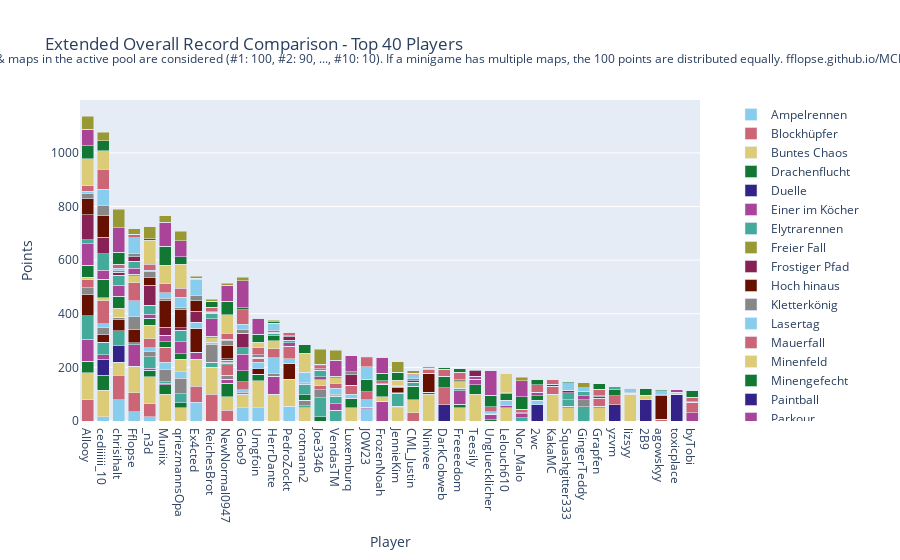

The cell this chart's notebook holds for it:
### Code cell
import plotly.graph_objects as go

# Sum all columns to get the total score
outDf['Total'] = outDf.sum(axis=1)

# Sort by total score and fill N/A values with 0
outDf = outDf.sort_values(by='Total', ascending=False).fillna(0)

# Crop to top 10 players
cropDf = outDf.head(40).copy()

# Drop the 'Total' column for plotting
cropDf = cropDf.drop(columns=['Total'])

# Create a color palette
color_palette = px.colors.qualitative.Safe

# Create the stacked bar plot
fig = go.Figure()

cropDf = remove_duplicate_columns(cropDf)

for column in cropDf.columns.difference(['Player']):
    fig.add_trace(go.Bar(
        x=cropDf.index,
        y=cropDf[column],
        name=column,
        marker_color=color_palette[len(fig.data) % len(color_palette)]
    ))

# Update layout
fig.update_layout(
    barmode='stack',
    title='Extended Overall Record Comparison - Top 40 Players',
    xaxis=dict(title='Player'),
    yaxis=dict(title='Points'),
    #height=800,
    #width=1000,
    legend=dict(
        x=1.05,
        y=0.5,
        traceorder='normal',
        font=dict(size=12),
        bgcolor='rgba(255, 255, 255, 0)',
        bordercolor='rgba(0, 0, 0, 0)'
    ),
    margin=dict(r=200),  # Adjust right margin to make room for the legend
    annotations=[
        dict(
            x=0.5,
            y=1.1635,
            xref='paper',
            yref='paper',
            text='Max 100 points per minigame. Records #1 through #10 of games & maps in the active pool are considered (#1: 100, #2: 90, ..., #10: 10). If a minigame has multiple maps, the 100 points are distributed equally. fflopse.github.io/MCP-Records/data-analysis/global-ranking.ipynb',
            showarrow=False,
            font=dict(size=12),
            xanchor='center'
        )
    ]
)

fig.show()

# save the plot as an html file

fig.write_html('out/ext_overall_record_comparison.html')

### Figure 1 — Plotly figure (JSON) as saved in the notebook; plotly's stock layout.template omitted (floating-point values rounded to 4 significant figures)
{"data": [{"marker": {"color": "rgb(136, 204, 238)"}, "name": "Ampelrennen", "type": "bar", "x": ["Allooy", "cediiiiii_10", "chrisihalt", "Fflopse", "_n3d", "Muniix", "qriezmannsOpa", "Ex4cted", "ReichesBrot", "NewNormal0947", "Gobo9", "Umgfoin", "HerrDante", "PedroZockt", "rotmann2", "Joe3346", "VendasTM", "Luxemburq", "JOW23", "FrozenNoah", "JennieKim", "CML_Justin", "Ninivee", "DarkCobweb", "Freeeedom", "Teesily", "Ungluecklicher", "Lelouch610", "Nor_Malo", "2wc", "KakaMC", "Squashgitter333", "GingerTeddy", "Grapfen", "yzvm", "lizsyy", "2B9", "agowskyy", "toxicplace", "byTobi"], "y": [0.0, 15.0, 80.0, 35.0, 15.0, 0.0, 0.0, 70.0, 0.0, 0.0, 50.0, 50.0, 0.0, 55.0, 0.0, 0.0, 0.0, 0.0, 45.0, 0.0, 0.0, 0.0, 0.0, 0.0, 0.0, 0.0, 0.0, 0.0, 0.0, 0.0, 0.0, 0.0, 0.0, 0.0, 0.0, 0.0, 0.0, 0.0, 0.0, 0.0]}, {"marker": {"color": "rgb(204, 102, 119)"}, "name": "Blockhüpfer", "type": "bar", "x": ["Allooy", "cediiiiii_10", "chrisihalt", "Fflopse", "_n3d", "Muniix", "qriezmannsOpa", "Ex4cted", "ReichesBrot", "NewNormal0947", "Gobo9", "Umgfoin", "HerrDante", "PedroZockt", "rotmann2", "Joe3346", "VendasTM", "Luxemburq", "JOW23", "FrozenNoah", "JennieKim", "CML_Justin", "Ninivee", "DarkCobweb", "Freeeedom", "Teesily", "Ungluecklicher", "Lelouch610", "Nor_Malo", "2wc", "KakaMC", "Squashgitter333", "GingerTeddy", "Grapfen", "yzvm", "lizsyy", "2B9", "agowskyy", "toxicplace", "byTobi"], "y": [80.0, 0.0, 90.0, 70.0, 50.0, 0.0, 0.0, 60.0, 100.0, 40.0, 0.0, 0.0, 0.0, 0.0, 0.0, 0.0, 0.0, 0.0, 0.0, 0.0, 0.0, 30.0, 0.0, 0.0, 0.0, 0.0, 0.0, 0.0, 0.0, 0.0, 0.0, 0.0, 0.0, 0.0, 0.0, 0.0, 0.0, 0.0, 0.0, 0.0]}, {"marker": {"color": "rgb(221, 204, 119)"}, "name": "Buntes Chaos", "type": "bar", "x": ["Allooy", "cediiiiii_10", "chrisihalt", "Fflopse", "_n3d", "Muniix", "qriezmannsOpa", "Ex4cted", "ReichesBrot", "NewNormal0947", "Gobo9", "Umgfoin", "HerrDante", "PedroZockt", "rotmann2", "Joe3346", "VendasTM", "Luxemburq", "JOW23", "FrozenNoah", "JennieKim", "CML_Justin", "Ninivee", "DarkCobweb", "Freeeedom", "Teesily", "Ungluecklicher", "Lelouch610", "Nor_Malo", "2wc", "KakaMC", "Squashgitter333", "GingerTeddy", "Grapfen", "yzvm", "lizsyy", "2B9", "agowskyy", "toxicplace", "byTobi"], "y": [100.0, 100.0, 50.0, 100.0, 100.0, 100.0, 50.0, 100.0, 100.0, 50.0, 50.0, 100.0, 100.0, 100.0, 50.0, 0.0, 0.0, 50.0, 0.0, 0.0, 50.0, 50.0, 100.0, 0.0, 50.0, 100.0, 0.0, 50.0, 0.0, 0.0, 100.0, 50.0, 0.0, 50.0, 0.0, 100.0, 0.0, 0.0, 0.0, 0.0]}, {"marker": {"color": "rgb(17, 119, 51)"}, "name": "Drachenflucht", "type": "bar", "x": ["Allooy", "cediiiiii_10", "chrisihalt", "Fflopse", "_n3d", "Muniix", "qriezmannsOpa", "Ex4cted", "ReichesBrot", "NewNormal0947", "Gobo9", "Umgfoin", "HerrDante", "PedroZockt", "rotmann2", "Joe3346", "VendasTM", "Luxemburq", "JOW23", "FrozenNoah", "JennieKim", "CML_Justin", "Ninivee", "DarkCobweb", "Freeeedom", "Teesily", "Ungluecklicher", "Lelouch610", "Nor_Malo", "2wc", "KakaMC", "Squashgitter333", "GingerTeddy", "Grapfen", "yzvm", "lizsyy", "2B9", "agowskyy", "toxicplace", "byTobi"], "y": [42.5, 55.0, 0.0, 0.0, 25.0, 35.0, 17.5, 0.0, 0.0, 50.0, 0.0, 25.0, 0.0, 0.0, 0.0, 15.0, 0.0, 35.0, 0.0, 0.0, 0.0, 50.0, 7.5, 0.0, 12.5, 35.0, 5.0, 0.0, 0.0, 0.0, 0.0, 5.0, 0.0, 5.0, 0.0, 0.0, 0.0, 0.0, 0.0, 0.0]}, {"marker": {"color": "rgb(51, 34, 136)"}, "name": "Duelle", "type": "bar", "x": ["Allooy", "cediiiiii_10", "chrisihalt", "Fflopse", "_n3d", "Muniix", "qriezmannsOpa", "Ex4cted", "ReichesBrot", "NewNormal0947", "Gobo9", "Umgfoin", "HerrDante", "PedroZockt", "rotmann2", "Joe3346", "VendasTM", "Luxemburq", "JOW23", "FrozenNoah", "JennieKim", "CML_Justin", "Ninivee", "DarkCobweb", "Freeeedom", "Teesily", "Ungluecklicher", "Lelouch610", "Nor_Malo", "2wc", "KakaMC", "Squashgitter333", "GingerTeddy", "Grapfen", "yzvm", "lizsyy", "2B9", "agowskyy", "toxicplace", "byTobi"], "y": [0.0, 60.0, 60.0, 0.0, 0.0, 0.0, 0.0, 0.0, 0.0, 0.0, 0.0, 0.0, 0.0, 0.0, 0.0, 0.0, 0.0, 0.0, 0.0, 0.0, 0.0, 0.0, 0.0, 60.0, 0.0, 0.0, 0.0, 0.0, 0.0, 60.0, 0.0, 0.0, 0.0, 0.0, 60.0, 0.0, 80.0, 0.0, 100.0, 0.0]}, {"marker": {"color": "rgb(170, 68, 153)"}, "name": "Einer im Köcher", "type": "bar", "x": ["Allooy", "cediiiiii_10", "chrisihalt", "Fflopse", "_n3d", "Muniix", "qriezmannsOpa", "Ex4cted", "ReichesBrot", "NewNormal0947", "Gobo9", "Umgfoin", "HerrDante", "PedroZockt", "rotmann2", "Joe3346", "VendasTM", "Luxemburq", "JOW23", "FrozenNoah", "JennieKim", "CML_Justin", "Ninivee", "DarkCobweb", "Freeeedom", "Teesily", "Ungluecklicher", "Lelouch610", "Nor_Malo", "2wc", "KakaMC", "Squashgitter333", "GingerTeddy", "Grapfen", "yzvm", "lizsyy", "2B9", "agowskyy", "toxicplace", "byTobi"], "y": [83.33, 16.67, 0.0, 80.0, 6.667, 6.667, 0.0, 26.67, 0.0, 16.67, 0.0, 0.0, 66.67, 0.0, 0.0, 0.0, 0.0, 0.0, 6.667, 73.33, 0.0, 0.0, 0.0, 0.0, 50.0, 20.0, 20.0, 6.667, 0.0, 0.0, 0.0, 0.0, 0.0, 0.0, 0.0, 0.0, 0.0, 0.0, 0.0, 30.0]}, {"marker": {"color": "rgb(68, 170, 153)"}, "name": "Elytrarennen", "type": "bar", "x": ["Allooy", "cediiiiii_10", "chrisihalt", "Fflopse", "_n3d", "Muniix", "qriezmannsOpa", "Ex4cted", "ReichesBrot", "NewNormal0947", "Gobo9", "Umgfoin", "HerrDante", "PedroZockt", "rotmann2", "Joe3346", "VendasTM", "Luxemburq", "JOW23", "FrozenNoah", "JennieKim", "CML_Justin", "Ninivee", "DarkCobweb", "Freeeedom", "Teesily", "Ungluecklicher", "Lelouch610", "Nor_Malo", "2wc", "KakaMC", "Squashgitter333", "GingerTeddy", "Grapfen", "yzvm", "lizsyy", "2B9", "agowskyy", "toxicplace", "byTobi"], "y": [87.5, 47.5, 57.5, 7.5, 42.5, 5.0, 35.0, 0.0, 20.0, 0.0, 0.0, 0.0, 0.0, 0.0, 7.5, 72.5, 40.0, 0.0, 0.0, 0.0, 0.0, 15.0, 0.0, 0.0, 10.0, 0.0, 0.0, 0.0, 12.5, 0.0, 0.0, 25.0, 52.5, 0.0, 0.0, 0.0, 0.0, 0.0, 0.0, 0.0]}, {"marker": {"color": "rgb(153, 153, 51)"}, "name": "Freier Fall", "type": "bar", "x": ["Allooy", "cediiiiii_10", "chrisihalt", "Fflopse", "_n3d", "Muniix", "qriezmannsOpa", "Ex4cted", "ReichesBrot", "NewNormal0947", "Gobo9", "Umgfoin", "HerrDante", "PedroZockt", "rotmann2", "Joe3346", "VendasTM", "Luxemburq", "JOW23", "FrozenNoah", "JennieKim", "CML_Justin", "Ninivee", "DarkCobweb", "Freeeedom", "Teesily", "Ungluecklicher", "Lelouch610", "Nor_Malo", "2wc", "KakaMC", "Squashgitter333", "GingerTeddy", "Grapfen", "yzvm", "lizsyy", "2B9", "agowskyy", "toxicplace", "byTobi"], "y": [0.0, 0.0, 0.0, 0.0, 0.0, 0.0, 0.0, 0.0, 0.0, 0.0, 0.0, 0.0, 0.0, 0.0, 0.0, 0.0, 0.0, 0.0, 0.0, 0.0, 0.0, 0.0, 0.0, 0.0, 0.0, 0.0, 0.0, 0.0, 0.0, 0.0, 0.0, 0.0, 0.0, 0.0, 0.0, 0.0, 0.0, 0.0, 0.0, 0.0]}, {"marker": {"color": "rgb(136, 34, 85)"}, "name": "Frostiger Pfad", "type": "bar", "x": ["Allooy", "cediiiiii_10", "chrisihalt", "Fflopse", "_n3d", "Muniix", "qriezmannsOpa", "Ex4cted", "ReichesBrot", "NewNormal0947", "Gobo9", "Umgfoin", "HerrDante", "PedroZockt", "rotmann2", "Joe3346", "VendasTM", "Luxemburq", "JOW23", "FrozenNoah", "JennieKim", "CML_Justin", "Ninivee", "DarkCobweb", "Freeeedom", "Teesily", "Ungluecklicher", "Lelouch610", "Nor_Malo", "2wc", "KakaMC", "Squashgitter333", "GingerTeddy", "Grapfen", "yzvm", "lizsyy", "2B9", "agowskyy", "toxicplace", "byTobi"], "y": [0.0, 0.0, 0.0, 0.0, 0.0, 0.0, 0.0, 0.0, 0.0, 0.0, 0.0, 0.0, 0.0, 0.0, 0.0, 0.0, 0.0, 0.0, 0.0, 0.0, 0.0, 0.0, 0.0, 0.0, 0.0, 0.0, 0.0, 0.0, 0.0, 0.0, 0.0, 0.0, 0.0, 0.0, 0.0, 0.0, 0.0, 0.0, 0.0, 0.0]}, {"marker": {"color": "rgb(102, 17, 0)"}, "name": "Hoch hinaus", "type": "bar", "x": ["Allooy", "cediiiiii_10", "chrisihalt", "Fflopse", "_n3d", "Muniix", "qriezmannsOpa", "Ex4cted", "ReichesBrot", "NewNormal0947", "Gobo9", "Umgfoin", "HerrDante", "PedroZockt", "rotmann2", "Joe3346", "VendasTM", "Luxemburq", "JOW23", "FrozenNoah", "JennieKim", "CML_Justin", "Ninivee", "DarkCobweb", "Freeeedom", "Teesily", "Ungluecklicher", "Lelouch610", "Nor_Malo", "2wc", "KakaMC", "Squashgitter333", "GingerTeddy", "Grapfen", "yzvm", "lizsyy", "2B9", "agowskyy", "toxicplace", "byTobi"], "y": [80.0, 30.0, 40.0, 50.0, 0.0, 0.0, 0.0, 90.0, 0.0, 0.0, 0.0, 20.0, 0.0, 60.0, 0.0, 0.0, 0.0, 0.0, 0.0, 0.0, 0.0, 0.0, 70.0, 0.0, 0.0, 0.0, 0.0, 0.0, 0.0, 0.0, 0.0, 0.0, 0.0, 0.0, 0.0, 0.0, 0.0, 0.0, 0.0, 0.0]}, {"marker": {"color": "rgb(136, 136, 136)"}, "name": "Kletterkönig", "type": "bar", "x": ["Allooy", "cediiiiii_10", "chrisihalt", "Fflopse", "_n3d", "Muniix", "qriezmannsOpa", "Ex4cted", "ReichesBrot", "NewNormal0947", "Gobo9", "Umgfoin", "HerrDante", "PedroZockt", "rotmann2", "Joe3346", "VendasTM", "Luxemburq", "JOW23", "FrozenNoah", "JennieKim", "CML_Justin", "Ninivee", "DarkCobweb", "Freeeedom", "Teesily", "Ungluecklicher", "Lelouch610", "Nor_Malo", "2wc", "KakaMC", "Squashgitter333", "GingerTeddy", "Grapfen", "yzvm", "lizsyy", "2B9", "agowskyy", "toxicplace", "byTobi"], "y": [23.33, 23.33, 10.0, 46.67, 20.0, 46.67, 56.67, 0.0, 66.67, 13.33, 6.667, 0.0, 10.0, 0.0, 20.0, 30.0, 0.0, 0.0, 0.0, 0.0, 0.0, 0.0, 0.0, 0.0, 0.0, 0.0, 0.0, 0.0, 0.0, 0.0, 0.0, 0.0, 26.67, 0.0, 0.0, 0.0, 0.0, 0.0, 0.0, 0.0]}, {"marker": {"color": "rgb(136, 204, 238)"}, "name": "Lasertag", "type": "bar", "x": ["Allooy", "cediiiiii_10", "chrisihalt", "Fflopse", "_n3d", "Muniix", "qriezmannsOpa", "Ex4cted", "ReichesBrot", "NewNormal0947", "Gobo9", "Umgfoin", "HerrDante", "PedroZockt", "rotmann2", "Joe3346", "VendasTM", "Luxemburq", "JOW23", "FrozenNoah", "JennieKim", "CML_Justin", "Ninivee", "DarkCobweb", "Freeeedom", "Teesily", "Ungluecklicher", "Lelouch610", "Nor_Malo", "2wc", "KakaMC", "Squashgitter333", "GingerTeddy", "Grapfen", "yzvm", "lizsyy", "2B9", "agowskyy", "toxicplace", "byTobi"], "y": [0.0, 15.0, 0.0, 60.0, 15.0, 25.0, 25.0, 22.5, 7.5, 0.0, 10.0, 25.0, 60.0, 17.5, 0.0, 0.0, 0.0, 15.0, 27.5, 0.0, 5.0, 0.0, 0.0, 0.0, 0.0, 0.0, 0.0, 20.0, 0.0, 17.5, 0.0, 0.0, 0.0, 0.0, 0.0, 0.0, 0.0, 0.0, 0.0, 0.0]}, {"marker": {"color": "rgb(204, 102, 119)"}, "name": "Mauerfall", "type": "bar", "x": ["Allooy", "cediiiiii_10", "chrisihalt", "Fflopse", "_n3d", "Muniix", "qriezmannsOpa", "Ex4cted", "ReichesBrot", "NewNormal0947", "Gobo9", "Umgfoin", "HerrDante", "PedroZockt", "rotmann2", "Joe3346", "VendasTM", "Luxemburq", "JOW23", "FrozenNoah", "JennieKim", "CML_Justin", "Ninivee", "DarkCobweb", "Freeeedom", "Teesily", "Ungluecklicher", "Lelouch610", "Nor_Malo", "2wc", "KakaMC", "Squashgitter333", "GingerTeddy", "Grapfen", "yzvm", "lizsyy", "2B9", "agowskyy", "toxicplace", "byTobi"], "y": [30.0, 86.67, 0.0, 66.67, 33.33, 56.67, 0.0, 0.0, 0.0, 40.0, 30.0, 13.33, 33.33, 46.67, 0.0, 13.33, 0.0, 33.33, 30.0, 0.0, 0.0, 0.0, 13.33, 63.33, 0.0, 0.0, 0.0, 0.0, 0.0, 0.0, 30.0, 0.0, 0.0, 30.0, 33.33, 0.0, 0.0, 6.667, 0.0, 40.0]}, {"marker": {"color": "rgb(221, 204, 119)"}, "name": "Minenfeld", "type": "bar", "x": ["Allooy", "cediiiiii_10", "chrisihalt", "Fflopse", "_n3d", "Muniix", "qriezmannsOpa", "Ex4cted", "ReichesBrot", "NewNormal0947", "Gobo9", "Umgfoin", "HerrDante", "PedroZockt", "rotmann2", "Joe3346", "VendasTM", "Luxemburq", "JOW23", "FrozenNoah", "JennieKim", "CML_Justin", "Ninivee", "DarkCobweb", "Freeeedom", "Teesily", "Ungluecklicher", "Lelouch610", "Nor_Malo", "2wc", "KakaMC", "Squashgitter333", "GingerTeddy", "Grapfen", "yzvm", "lizsyy", "2B9", "agowskyy", "toxicplace", "byTobi"], "y": [10.0, 10.0, 33.33, 26.67, 50.0, 0.0, 46.67, 0.0, 16.67, 0.0, 0.0, 0.0, 30.0, 0.0, 0.0, 23.33, 0.0, 0.0, 0.0, 16.67, 0.0, 0.0, 6.667, 0.0, 23.33, 0.0, 0.0, 0.0, 0.0, 0.0, 0.0, 0.0, 0.0, 0.0, 0.0, 0.0, 13.33, 0.0, 6.667, 0.0]}, {"marker": {"color": "rgb(17, 119, 51)"}, "name": "Minengefecht", "type": "bar", "x": ["Allooy", "cediiiiii_10", "chrisihalt", "Fflopse", "_n3d", "Muniix", "qriezmannsOpa", "Ex4cted", "ReichesBrot", "NewNormal0947", "Gobo9", "Umgfoin", "HerrDante", "PedroZockt", "rotmann2", "Joe3346", "VendasTM", "Luxemburq", "JOW23", "FrozenNoah", "JennieKim", "CML_Justin", "Ninivee", "DarkCobweb", "Freeeedom", "Teesily", "Ungluecklicher", "Lelouch610", "Nor_Malo", "2wc", "KakaMC", "Squashgitter333", "GingerTeddy", "Grapfen", "yzvm", "lizsyy", "2B9", "agowskyy", "toxicplace", "byTobi"], "y": [45.0, 70.0, 45.0, 5.0, 25.0, 20.0, 20.0, 0.0, 5.0, 5.0, 40.0, 0.0, 17.5, 0.0, 20.0, 0.0, 0.0, 0.0, 45.0, 47.5, 0.0, 0.0, 0.0, 42.5, 0.0, 0.0, 0.0, 25.0, 0.0, 17.5, 0.0, 0.0, 0.0, 5.0, 22.5, 0.0, 0.0, 0.0, 0.0, 0.0]}, {"marker": {"color": "rgb(51, 34, 136)"}, "name": "Paintball", "type": "bar", "x": ["Allooy", "cediiiiii_10", "chrisihalt", "Fflopse", "_n3d", "Muniix", "qriezmannsOpa", "Ex4cted", "ReichesBrot", "NewNormal0947", "Gobo9", "Umgfoin", "HerrDante", "PedroZockt", "rotmann2", "Joe3346", "VendasTM", "Luxemburq", "JOW23", "FrozenNoah", "JennieKim", "CML_Justin", "Ninivee", "DarkCobweb", "Freeeedom", "Teesily", "Ungluecklicher", "Lelouch610", "Nor_Malo", "2wc", "KakaMC", "Squashgitter333", "GingerTeddy", "Grapfen", "yzvm", "lizsyy", "2B9", "agowskyy", "toxicplace", "byTobi"], "y": [0.0, 0.0, 0.0, 0.0, 0.0, 0.0, 0.0, 0.0, 0.0, 0.0, 0.0, 0.0, 0.0, 0.0, 0.0, 0.0, 0.0, 0.0, 0.0, 0.0, 0.0, 0.0, 0.0, 0.0, 0.0, 0.0, 0.0, 0.0, 0.0, 0.0, 0.0, 0.0, 0.0, 0.0, 0.0, 0.0, 0.0, 0.0, 0.0, 0.0]}, {"marker": {"color": "rgb(170, 68, 153)"}, "name": "Parkour", "type": "bar", "x": ["Allooy", "cediiiiii_10", "chrisihalt", "Fflopse", "_n3d", "Muniix", "qriezmannsOpa", "Ex4cted", "ReichesBrot", "NewNormal0947", "Gobo9", "Umgfoin", "HerrDante", "PedroZockt", "rotmann2", "Joe3346", "VendasTM", "Luxemburq", "JOW23", "FrozenNoah", "JennieKim", "CML_Justin", "Ninivee", "DarkCobweb", "Freeeedom", "Teesily", "Ungluecklicher", "Lelouch610", "Nor_Malo", "2wc", "KakaMC", "Squashgitter333", "GingerTeddy", "Grapfen", "yzvm", "lizsyy", "2B9", "agowskyy", "toxicplace", "byTobi"], "y": [80.0, 32.5, 40.0, 22.5, 15.0, 25.0, 45.0, 0.0, 65.0, 5.0, 62.5, 0.0, 0.0, 12.5, 0.0, 10.0, 25.0, 0.0, 0.0, 0.0, 0.0, 0.0, 0.0, 0.0, 0.0, 12.5, 0.0, 0.0, 15.0, 12.5, 0.0, 0.0, 15.0, 0.0, 0.0, 0.0, 0.0, 0.0, 10.0, 0.0]}, {"marker": {"color": "rgb(68, 170, 153)"}, "name": "Pferderennen", "type": "bar", "x": ["Allooy", "cediiiiii_10", "chrisihalt", "Fflopse", "_n3d", "Muniix", "qriezmannsOpa", "Ex4cted", "ReichesBrot", "NewNormal0947", "Gobo9", "Umgfoin", "HerrDante", "PedroZockt", "rotmann2", "Joe3346", "VendasTM", "Luxemburq", "JOW23", "FrozenNoah", "JennieKim", "CML_Justin", "Ninivee", "DarkCobweb", "Freeeedom", "Teesily", "Ungluecklicher", "Lelouch610", "Nor_Malo", "2wc", "KakaMC", "Squashgitter333", "GingerTeddy", "Grapfen", "yzvm", "lizsyy", "2B9", "agowskyy", "toxicplace", "byTobi"], "y": [15.0, 61.67, 38.33, 26.67, 35.0, 0.0, 43.33, 0.0, 21.67, 6.667, 23.33, 3.333, 10.0, 10.0, 40.0, 25.0, 26.67, 0.0, 0.0, 0.0, 48.33, 0.0, 0.0, 0.0, 0.0, 0.0, 0.0, 3.333, 0.0, 0.0, 0.0, 25.0, 15.0, 0.0, 13.33, 3.333, 0.0, 0.0, 0.0, 0.0]}, {"marker": {"color": "rgb(153, 153, 51)"}, "name": "Reihenfolge", "type": "bar", "x": ["Allooy", "cediiiiii_10", "chrisihalt", "Fflopse", "_n3d", "Muniix", "qriezmannsOpa", "Ex4cted", "ReichesBrot", "NewNormal0947", "Gobo9", "Umgfoin", "HerrDante", "PedroZockt", "rotmann2", "Joe3346", "VendasTM", "Luxemburq", "JOW23", "FrozenNoah", "JennieKim", "CML_Justin", "Ninivee", "DarkCobweb", "Freeeedom", "Teesily", "Ungluecklicher", "Lelouch610", "Nor_Malo", "2wc", "KakaMC", "Squashgitter333", "GingerTeddy", "Grapfen", "yzvm", "lizsyy", "2B9", "agowskyy", "toxicplace", "byTobi"], "y": [0.0, 0.0, 0.0, 0.0, 0.0, 0.0, 0.0, 0.0, 0.0, 0.0, 0.0, 0.0, 0.0, 0.0, 0.0, 0.0, 0.0, 0.0, 0.0, 0.0, 0.0, 0.0, 0.0, 0.0, 0.0, 0.0, 0.0, 0.0, 0.0, 0.0, 0.0, 0.0, 0.0, 0.0, 0.0, 0.0, 0.0, 0.0, 0.0, 0.0]}, {"marker": {"color": "rgb(136, 34, 85)"}, "name": "Replika", "type": "bar", "x": ["Allooy", "cediiiiii_10", "chrisihalt", "Fflopse", "_n3d", "Muniix", "qriezmannsOpa", "Ex4cted", "ReichesBrot", "NewNormal0947", "Gobo9", "Umgfoin", "HerrDante", "PedroZockt", "rotmann2", "Joe3346", "VendasTM", "Luxemburq", "JOW23", "FrozenNoah", "JennieKim", "CML_Justin", "Ninivee", "DarkCobweb", "Freeeedom", "Teesily", "Ungluecklicher", "Lelouch610", "Nor_Malo", "2wc", "KakaMC", "Squashgitter333", "GingerTeddy", "Grapfen", "yzvm", "lizsyy", "2B9", "agowskyy", "toxicplace", "byTobi"], "y": [92.74, 61.88, 11.03, 15.9, 74.27, 29.57, 7.863, 40.09, 3.248, 5.983, 54.44, 0.3419, 3.761, 11.79, 0.7692, 0.1709, 2.906, 39.66, 0.5128, 0.0, 1.197, 4.444, 0.0, 0.0, 1.111, 19.4, 0.4274, 0.8547, 0.0, 0.0, 4.615, 9.316, 0.2564, 0.0, 0.0, 1.111, 0.0, 0.0, 0.0, 0.0]}, {"marker": {"color": "rgb(102, 17, 0)"}, "name": "Runterpurzeln", "type": "bar", "x": ["Allooy", "cediiiiii_10", "chrisihalt", "Fflopse", "_n3d", "Muniix", "qriezmannsOpa", "Ex4cted", "ReichesBrot", "NewNormal0947", "Gobo9", "Umgfoin", "HerrDante", "PedroZockt", "rotmann2", "Joe3346", "VendasTM", "Luxemburq", "JOW23", "FrozenNoah", "JennieKim", "CML_Justin", "Ninivee", "DarkCobweb", "Freeeedom", "Teesily", "Ungluecklicher", "Lelouch610", "Nor_Malo", "2wc", "KakaMC", "Squashgitter333", "GingerTeddy", "Grapfen", "yzvm", "lizsyy", "2B9", "agowskyy", "toxicplace", "byTobi"], "y": [60.0, 80.0, 0.0, 0.0, 30.0, 100.0, 70.0, 40.0, 0.0, 50.0, 0.0, 0.0, 0.0, 0.0, 0.0, 0.0, 0.0, 0.0, 0.0, 0.0, 20.0, 0.0, 0.0, 0.0, 0.0, 0.0, 0.0, 0.0, 0.0, 0.0, 0.0, 0.0, 0.0, 0.0, 0.0, 0.0, 0.0, 90.0, 0.0, 0.0]}, {"marker": {"color": "rgb(136, 136, 136)"}, "name": "Sammelwahn", "type": "bar", "x": ["Allooy", "cediiiiii_10", "chrisihalt", "Fflopse", "_n3d", "Muniix", "qriezmannsOpa", "Ex4cted", "ReichesBrot", "NewNormal0947", "Gobo9", "Umgfoin", "HerrDante", "PedroZockt", "rotmann2", "Joe3346", "VendasTM", "Luxemburq", "JOW23", "FrozenNoah", "JennieKim", "CML_Justin", "Ninivee", "DarkCobweb", "Freeeedom", "Teesily", "Ungluecklicher", "Lelouch610", "Nor_Malo", "2wc", "KakaMC", "Squashgitter333", "GingerTeddy", "Grapfen", "yzvm", "lizsyy", "2B9", "agowskyy", "toxicplace", "byTobi"], "y": [18.14, 39.77, 4.884, 10.7, 19.77, 8.605, 6.744, 17.67, 2.093, 17.67, 15.58, 9.767, 8.14, 4.651, 4.419, 5.116, 4.419, 10.0, 0.4651, 2.326, 4.419, 7.442, 1.395, 1.395, 7.209, 5.581, 1.163, 0.4651, 3.953, 0.0, 2.791, 0.4651, 1.628, 4.884, 0.0, 2.791, 2.326, 1.86, 0.0, 1.163]}, {"marker": {"color": "rgb(136, 204, 238)"}, "name": "Schießstand", "type": "bar", "x": ["Allooy", "cediiiiii_10", "chrisihalt", "Fflopse", "_n3d", "Muniix", "qriezmannsOpa", "Ex4cted", "ReichesBrot", "NewNormal0947", "Gobo9", "Umgfoin", "HerrDante", "PedroZockt", "rotmann2", "Joe3346", "VendasTM", "Luxemburq", "JOW23", "FrozenNoah", "JennieKim", "CML_Justin", "Ninivee", "DarkCobweb", "Freeeedom", "Teesily", "Ungluecklicher", "Lelouch610", "Nor_Malo", "2wc", "KakaMC", "Squashgitter333", "GingerTeddy", "Grapfen", "yzvm", "lizsyy", "2B9", "agowskyy", "toxicplace", "byTobi"], "y": [10.0, 60.0, 10.0, 60.0, 5.0, 20.0, 37.5, 62.5, 0.0, 5.0, 17.5, 0.0, 25.0, 0.0, 40.0, 0.0, 22.5, 0.0, 47.5, 0.0, 0.0, 15.0, 0.0, 0.0, 0.0, 0.0, 7.5, 0.0, 0.0, 0.0, 0.0, 25.0, 12.5, 0.0, 0.0, 15.0, 0.0, 15.0, 0.0, 0.0]}, {"marker": {"color": "rgb(204, 102, 119)"}, "name": "Skywars", "type": "bar", "x": ["Allooy", "cediiiiii_10", "chrisihalt", "Fflopse", "_n3d", "Muniix", "qriezmannsOpa", "Ex4cted", "ReichesBrot", "NewNormal0947", "Gobo9", "Umgfoin", "HerrDante", "PedroZockt", "rotmann2", "Joe3346", "VendasTM", "Luxemburq", "JOW23", "FrozenNoah", "JennieKim", "CML_Justin", "Ninivee", "DarkCobweb", "Freeeedom", "Teesily", "Ungluecklicher", "Lelouch610", "Nor_Malo", "2wc", "KakaMC", "Squashgitter333", "GingerTeddy", "Grapfen", "yzvm", "lizsyy", "2B9", "agowskyy", "toxicplace", "byTobi"], "y": [20.0, 73.33, 15.0, 13.33, 23.33, 33.33, 33.33, 3.333, 16.67, 21.67, 55.0, 26.67, 0.0, 13.33, 0.0, 11.67, 20.0, 0.0, 33.33, 10.0, 3.333, 6.667, 0.0, 26.67, 28.33, 0.0, 20.0, 0.0, 11.67, 28.33, 16.67, 3.333, 0.0, 23.33, 0.0, 0.0, 0.0, 0.0, 0.0, 16.67]}, {"marker": {"color": "rgb(221, 204, 119)"}, "name": "Spleef", "type": "bar", "x": ["Allooy", "cediiiiii_10", "chrisihalt", "Fflopse", "_n3d", "Muniix", "qriezmannsOpa", "Ex4cted", "ReichesBrot", "NewNormal0947", "Gobo9", "Umgfoin", "HerrDante", "PedroZockt", "rotmann2", "Joe3346", "VendasTM", "Luxemburq", "JOW23", "FrozenNoah", "JennieKim", "CML_Justin", "Ninivee", "DarkCobweb", "Freeeedom", "Teesily", "Ungluecklicher", "Lelouch610", "Nor_Malo", "2wc", "KakaMC", "Squashgitter333", "GingerTeddy", "Grapfen", "yzvm", "lizsyy", "2B9", "agowskyy", "toxicplace", "byTobi"], "y": [100.0, 70.0, 0.0, 0.0, 90.0, 70.0, 90.0, 0.0, 0.0, 70.0, 0.0, 20.0, 0.0, 0.0, 70.0, 0.0, 20.0, 0.0, 0.0, 0.0, 20.0, 0.0, 0.0, 0.0, 0.0, 0.0, 0.0, 70.0, 0.0, 0.0, 0.0, 0.0, 0.0, 0.0, 0.0, 0.0, 0.0, 0.0, 0.0, 0.0]}, {"marker": {"color": "rgb(17, 119, 51)"}, "name": "Survivalgames", "type": "bar", "x": ["Allooy", "cediiiiii_10", "chrisihalt", "Fflopse", "_n3d", "Muniix", "qriezmannsOpa", "Ex4cted", "ReichesBrot", "NewNormal0947", "Gobo9", "Umgfoin", "HerrDante", "PedroZockt", "rotmann2", "Joe3346", "VendasTM", "Luxemburq", "JOW23", "FrozenNoah", "JennieKim", "CML_Justin", "Ninivee", "DarkCobweb", "Freeeedom", "Teesily", "Ungluecklicher", "Lelouch610", "Nor_Malo", "2wc", "KakaMC", "Squashgitter333", "GingerTeddy", "Grapfen", "yzvm", "lizsyy", "2B9", "agowskyy", "toxicplace", "byTobi"], "y": [50.0, 37.5, 45.0, 0.0, 5.0, 70.0, 27.5, 0.0, 22.5, 50.0, 7.5, 30.0, 5.0, 0.0, 32.5, 5.0, 5.0, 0.0, 5.0, 27.5, 30.0, 0.0, 5.0, 5.0, 12.5, 0.0, 42.5, 0.0, 47.5, 20.0, 0.0, 5.0, 0.0, 20.0, 0.0, 0.0, 25.0, 5.0, 0.0, 27.5]}, {"marker": {"color": "rgb(51, 34, 136)"}, "name": "Todeswürfel", "type": "bar", "x": ["Allooy", "cediiiiii_10", "chrisihalt", "Fflopse", "_n3d", "Muniix", "qriezmannsOpa", "Ex4cted", "ReichesBrot", "NewNormal0947", "Gobo9", "Umgfoin", "HerrDante", "PedroZockt", "rotmann2", "Joe3346", "VendasTM", "Luxemburq", "JOW23", "FrozenNoah", "JennieKim", "CML_Justin", "Ninivee", "DarkCobweb", "Freeeedom", "Teesily", "Ungluecklicher", "Lelouch610", "Nor_Malo", "2wc", "KakaMC", "Squashgitter333", "GingerTeddy", "Grapfen", "yzvm", "lizsyy", "2B9", "agowskyy", "toxicplace", "byTobi"], "y": [0.0, 0.0, 0.0, 0.0, 0.0, 0.0, 0.0, 0.0, 0.0, 0.0, 0.0, 0.0, 0.0, 0.0, 0.0, 0.0, 0.0, 0.0, 0.0, 0.0, 0.0, 0.0, 0.0, 0.0, 0.0, 0.0, 0.0, 0.0, 0.0, 0.0, 0.0, 0.0, 0.0, 0.0, 0.0, 0.0, 0.0, 0.0, 0.0, 0.0]}, {"marker": {"color": "rgb(170, 68, 153)"}, "name": "Turmroulette", "type": "bar", "x": ["Allooy", "cediiiiii_10", "chrisihalt", "Fflopse", "_n3d", "Muniix", "qriezmannsOpa", "Ex4cted", "ReichesBrot", "NewNormal0947", "Gobo9", "Umgfoin", "HerrDante", "PedroZockt", "rotmann2", "Joe3346", "VendasTM", "Luxemburq", "JOW23", "FrozenNoah", "JennieKim", "CML_Justin", "Ninivee", "DarkCobweb", "Freeeedom", "Teesily", "Ungluecklicher", "Lelouch610", "Nor_Malo", "2wc", "KakaMC", "Squashgitter333", "GingerTeddy", "Grapfen", "yzvm", "lizsyy", "2B9", "agowskyy", "toxicplace", "byTobi"], "y": [60.0, 0.0, 90.0, 0.0, 0.0, 90.0, 60.0, 0.0, 0.0, 60.0, 100.0, 60.0, 0.0, 0.0, 0.0, 0.0, 60.0, 60.0, 0.0, 60.0, 0.0, 0.0, 0.0, 0.0, 0.0, 0.0, 90.0, 0.0, 60.0, 0.0, 0.0, 0.0, 0.0, 0.0, 0.0, 0.0, 0.0, 0.0, 0.0, 0.0]}, {"marker": {"color": "rgb(68, 170, 153)"}, "name": "Waffenfolge", "type": "bar", "x": ["Allooy", "cediiiiii_10", "chrisihalt", "Fflopse", "_n3d", "Muniix", "qriezmannsOpa", "Ex4cted", "ReichesBrot", "NewNormal0947", "Gobo9", "Umgfoin", "HerrDante", "PedroZockt", "rotmann2", "Joe3346", "VendasTM", "Luxemburq", "JOW23", "FrozenNoah", "JennieKim", "CML_Justin", "Ninivee", "DarkCobweb", "Freeeedom", "Teesily", "Ungluecklicher", "Lelouch610", "Nor_Malo", "2wc", "KakaMC", "Squashgitter333", "GingerTeddy", "Grapfen", "yzvm", "lizsyy", "2B9", "agowskyy", "toxicplace", "byTobi"], "y": [0.0, 0.0, 0.0, 0.0, 0.0, 0.0, 0.0, 0.0, 0.0, 0.0, 0.0, 0.0, 0.0, 0.0, 0.0, 0.0, 0.0, 0.0, 0.0, 0.0, 0.0, 0.0, 0.0, 0.0, 0.0, 0.0, 0.0, 0.0, 0.0, 0.0, 0.0, 0.0, 0.0, 0.0, 0.0, 0.0, 0.0, 0.0, 0.0, 0.0]}, {"marker": {"color": "rgb(153, 153, 51)"}, "name": "Wettrennen", "type": "bar", "x": ["Allooy", "cediiiiii_10", "chrisihalt", "Fflopse", "_n3d", "Muniix", "qriezmannsOpa", "Ex4cted", "ReichesBrot", "NewNormal0947", "Gobo9", "Umgfoin", "HerrDante", "PedroZockt", "rotmann2", "Joe3346", "VendasTM", "Luxemburq", "JOW23", "FrozenNoah", "JennieKim", "CML_Justin", "Ninivee", "DarkCobweb", "Freeeedom", "Teesily", "Ungluecklicher", "Lelouch610", "Nor_Malo", "2wc", "KakaMC", "Squashgitter333", "GingerTeddy", "Grapfen", "yzvm", "lizsyy", "2B9", "agowskyy", "toxicplace", "byTobi"], "y": [50.0, 32.0, 70.0, 20.0, 44.0, 24.0, 36.0, 8.0, 8.0, 6.0, 14.0, 0.0, 6.0, 0.0, 0.0, 56.0, 38.0, 0.0, 0.0, 0.0, 38.0, 8.0, 0.0, 0.0, 0.0, 0.0, 0.0, 0.0, 12.0, 0.0, 0.0, 0.0, 20.0, 0.0, 0.0, 0.0, 0.0, 0.0, 0.0, 0.0]}], "layout": {"annotations": [{"font": {"size": 12}, "showarrow": false, "text": "Max 100 points per minigame. Records #1 through #10 of games & maps in the active pool are considered (#1: 100, #2: 90, ..., #10: 10). If a minigame has multiple maps, the 100 points are distributed equally. fflopse.github.io/MCP-Records/data-analysis/global-ranking.ipynb", "x": 0.5, "xanchor": "center", "xref": "paper", "y": 1.163, "yref": "paper"}], "barmode": "stack", "legend": {"bgcolor": "rgba(255, 255, 255, 0)", "bordercolor": "rgba(0, 0, 0, 0)", "font": {"size": 12}, "traceorder": "normal", "x": 1.05, "y": 0.5}, "margin": {"r": 200}, "title": {"text": "Extended Overall Record Comparison - Top 40 Players"}, "xaxis": {"title": {"text": "Player"}}, "yaxis": {"title": {"text": "Points"}}}}
